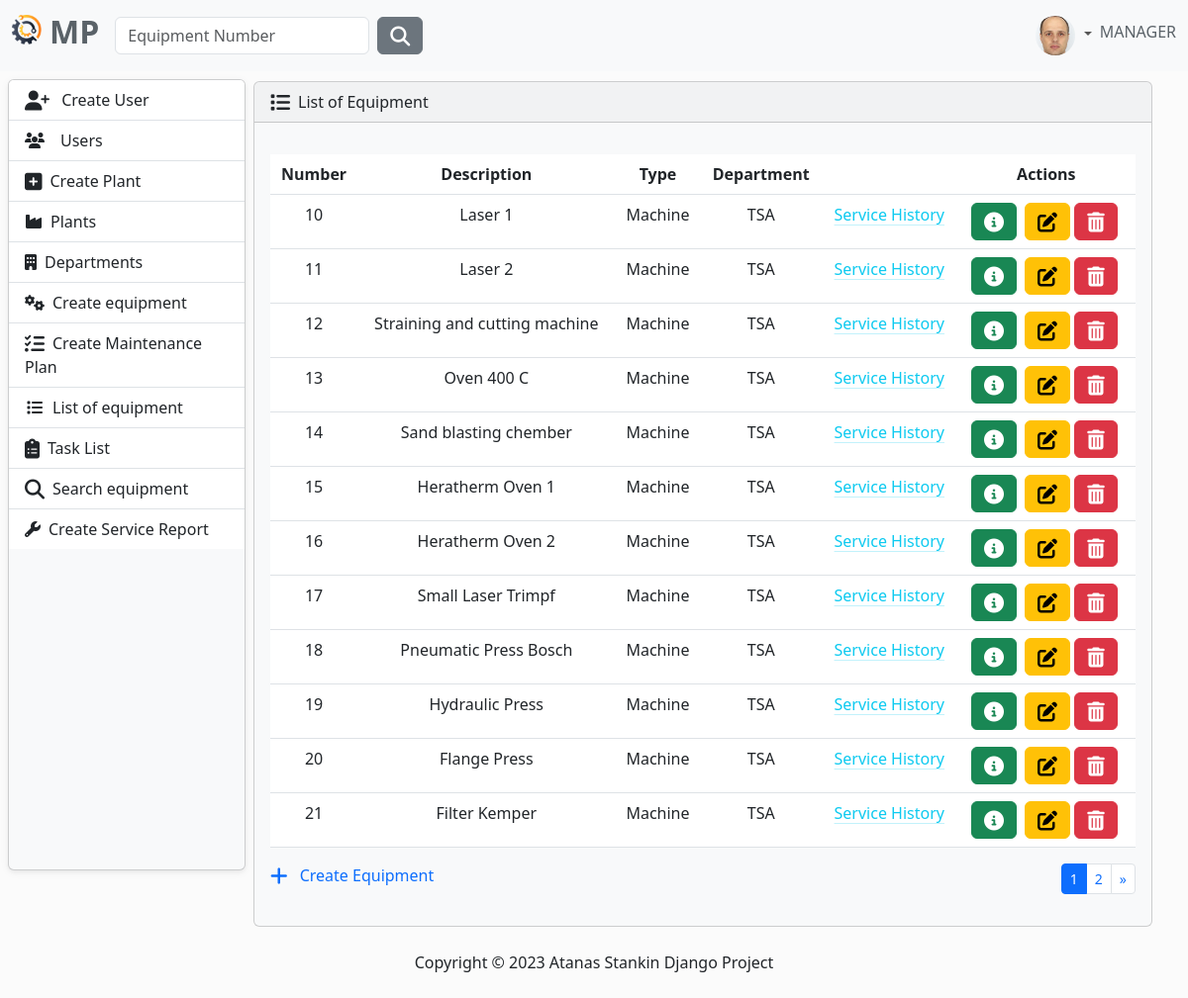
Page /equipment/equipment-list/ (signed in) on the committed database.
### MaintenancePlanner/accounts/models.py (models this page shows, shortened)
class AppUser(AbstractUser, PermissionsMixin):
    username = models.CharField(
        max_length=30,
        validators=[
            MinLengthValidator(4),
        ],
        unique=True,
    )
    first_name = models.CharField(
        max_length=30,
        validators=[
            MinLengthValidator(2),
            user_name_validator,
        ]
    )
    last_name = models.CharField(
        max_length=30,
        validators=[
            MinLengthValidator(2),
            user_name_validator,
        ]
    )
    email = models.EmailField(unique=True)
    class Role(models.TextChoices):
        MANAGER = "MANAGER", 'Manager'
        SUPERVISOR = "SUPERVISOR", 'Supervisor'
        OPERATOR = "OPERATOR", 'Operator'
    role = models.CharField(max_length=50, choices=Role.choices)

class Profile(models.Model):
    user = models.OneToOneField(AppUser, on_delete=models.CASCADE)
    image = models.ImageField(
        default='images/default.jpg',
        null=True,
        blank=True,
        upload_to='images/'
    )

### MaintenancePlanner/equipment/models.py (models this page shows, shortened)
class Equipment(models.Model):
    description = models.CharField(
        max_length=50,
        validators=[equipment_name_validator],
    )
    type = models.CharField(
        max_length=30,
        choices=TYPE_OF_EQUIPMENT
    )
    acquisition_date = models.DateField(
        blank=True,
        null=True,
        verbose_name='Acquisition Date',
    )
    acquisition_value = models.FloatField(
        blank=True,
        null=True,
        verbose_name='Acquisition Value',
    )
    currency_code = models.CharField(
        max_length=10,
        choices=CURRENCY_CHOICES,
        default='EUR',
    )
    year_of_manufacture = models.PositiveIntegerField(
        verbose_name='Year of Manufacture',
        null=True,
        blank=True,
    )
    manufacturer = models.CharField(
        max_length=30,
        blank=True,
        null=True,
    )
    model_number = models.CharField(
        max_length=30,
        blank=True,
        null=True,
        verbose_name='Model Number'
    )
    part_number = models.CharField(
        max_length=30,
        blank=True,
        null=True,
        verbose_name='Manufacturer Part Number',
    )
    serial_number = models.CharField(
        max_length=30,
        blank=True,
        null=True,
        verbose_name='Manufacturer Serial Number',
    )
    plant = models.ForeignKey(
        to=Plant,
        on_delete=models.CASCADE)
    department = models.ForeignKey(
        to=Department,
        on_delete=models.CASCADE)

### MaintenancePlanner/plant/models.py (models this page shows)
class Department(models.Model):
    name = models.CharField(
        max_length=30,
    )
    plant = models.ForeignKey(
        to=Plant,
        on_delete=models.CASCADE,
    )
    def __str__(self):
        return self.name

### MaintenancePlanner/equipment/views.py (the view)
# urls.py: path('equipment-list/', EquipmentListView.as_view(), name='equipment-list'),
class EquipmentListView(LoginRequiredMixin, ListView):
    model = Equipment
    context_object_name = 'equipment'
    template_name = 'equipment_list.html'
    paginate_by = 12
    def get_queryset(self):
        order_by_param = self.request.GET.get('order_by')
        default_ordering = 'id'
        valid_ordering_fields = ['description', 'type', 'acquisition_date', 'acquisition_value', 'year_of_manufacture']
        ordering = order_by_param if order_by_param in valid_ordering_fields else default_ordering
        return Equipment.objects.order_by(ordering)

### MaintenancePlanner/maintenance_plan/models.py (called while the page is built)
    def __str__(self):
        return self.name

### MaintenancePlanner/equipment/templates/equipment_list.html
{% extends "base.html" %}
{% block content %}
    <div class="row justify-content-center">
        <div class="col-12 ">
            {% include 'partials/equipment.html' %}
        </div>
    </div>
{% endblock %}

### templates/partials/navbar.html (shortened to what this page needs)
{% load static %}
<nav class="navbar navbar-expand-lg bg-light fixed-top" data-bs-theme="light">
    <div class="container-fluid">
        <a class="navbar-brand" href="{% url 'home-page' %}">
            <ul class="navbar-nav ms-auto d-flex flex-row">
                <li><img class="logo me-2" src="{% static 'img/logo.png' %}" alt="logo" height="30"></li>
                <li><h2 style="color: #5a6268; font-weight: bold">MP</h2></li>
            </ul>
        </a>
        <div class="collapse navbar-collapse" id="navbarColor01">
            {% if user.is_authenticated %}
                <form class="d-flex" method=POST action="{% url 'search-equipment' %}">
                    <input class="form-control me-sm-2" type="search" placeholder="Equipment Number"
                           name="number">
                    <button class="btn btn-secondary my-2 my-sm-0" type="submit"><i
                            class="fa-solid fa-magnifying-glass fa-lg"></i></button>
                </form>
            {% endif %}
            <ul class="navbar-nav ms-auto d-flex flex-row">
                {% if not request.user.is_authenticated %}
                    <li class="nav-item">
                        <a class="nav-link" href="{% url 'login' %}"><i
                                class="fa-solid fa-right-to-bracket fa-lg me-2"></i>Sig In
                        </a>
                    </li>
                {% else %}
                    <li class="nav-item dropdown d-flex align-items-center">
                        <div class="btn-group dropdown">
                            <a class="nav-link dropdown-toggle" data-bs-toggle="dropdown" href="#" role="button"
                               aria-haspopup="true" aria-expanded="false">
                                {% if user.profile.image %}
                                    <img src="{{ user.profile.image.url }}" class="rounded-circle" height="40"
                                         loading="lazy"/>
                                {% else %}
                                    <img src="{% static 'img/profile-img.png' %}" class="rounded-circle" height="40"
                                         loading="lazy"/>
                                {% endif %}
                            </a>
                        </div>
                        <h6 style="color: #5a6268">{{ request.user.role }}</h6>
                    </li>
                {% endif %}
            </ul>
        </div>
    </div>
</nav>

### MaintenancePlanner/equipment/templates/partials/equipment.html (shortened to what this page needs)
{% if equipment %}
    <div class="card bg-light ms-1 me-4 mb-4 mt-0">
    <div class="card-header">
        <i class="fa-solid fa-list fa-lg me-2"></i>List of Equipment
    </div>
    <div class="card-body">
        <p class="card-text">
        <div class="table-responsive">
            <table class="table table-hover ">
                <thead class="text-center">
                <tr>
                    <th scope="col">Number</th>
                    <th scope="col">Description</th>
                    <th scope="col">Type</th>
                    <th scope="col">Department</th>
                    <th scope="col"></th>
                    <th scope="col">Actions</th>
                </tr>
                </thead>
                <tbody class="text-center">
                {% for eq in  equipment %}
                    <tr>
                        <td>{{ eq.id }}</td>
                        <td>{{ eq.description }}</td>
                        <td>{{ eq.type }}</td>
                        <td>{{ eq.department }}</td>
                        <td>
                            <a class="link-info link-offset-2 link-underline-opacity-25 link-underline-opacity-100-hover"
                               href="{% url 'service-history' eq.id %}">
                                Service History
                            </a>
                        </td>
                        <td>
                            <button type="button" class="btn btn-success me-1"
                                    href="{% url 'view-equipment' eq.id %}" data-bs-toggle="modal"
                                    data-bs-target="#myModal{{ eq.id }}">
                                <i class="fa-solid fa-circle-info fa-lg"></i>
                            </button>
                            {% if request.user.role == 'MANAGER' or request.user.role == 'SUPERVISOR' %}
                                <a class="btn btn-warning" href="{% url 'edit-equipment' eq.id %}">
                                    <i class="fa-solid fa-pen-to-square fa-lg"></i>
                                </a>
                                <button type="button" class="btn btn-danger me-1"
                                        href="{% url 'delete-equipment' eq.id %}"
                                        data-bs-toggle="modal"
                                        data-bs-target="#myModal2{{ eq.id }}">
                                    <i class="fa-solid fa-trash-can fa-lg"></i>
                                </button>
                            {% endif %}
                        </td>
                    </tr>
                {% endfor %}
                </tbody>
            </table>
            <div>
                <div class='d-flex justify-content-between'>
                    <div>
                        {% if request.user.role == 'MANAGER' or request.user.role == 'SUPERVISOR' %}
                            <a class="link-primary text-decoration-none" href="{% url 'create-equipment' %}">
                                <i class="fa-solid fa-plus fa-lg me-2"></i>
                                Create Equipment
                            </a>
                        {% endif %}
                    </div>
                    <div>
                        {% if is_paginated %}
                            <ul class="pagination pagination-sm">
                                {% for num in page_obj.paginator.page_range %}
                                    {% if page_obj.number == num %}
                                        <li class="page-item active">
                                            <a class="page-link" href="?page={{ num }}">{{ num }}</a>
                                        </li>
                                    {% elif num > page_obj.number|add:'-3' and num < page_obj.number|add:'3' %}
                                        <li class="page-item">
                                            <a class="page-link" href="?page={{ num }}">{{ num }}</a>
                                        </li>
                                    {% endif %}
                                {% endfor %}
                                {% if page_obj.has_next %}
                                    <li class="page-item">
                                        <a class="page-link" href="?page={{ page_obj.next_page_number }}">&raquo;</a>
                                    </li>
                                {% endif %}
                            </ul>
                        {% endif %}
                    </div>
                </div>
            </div>
        </div>
    </div>
{% endif %}

### static/css/body.css (style rules this page uses)
body { background-color: #fbfbfb; }

### rows in the picture
AppUser: profile.image (picture), user.role "MANAGER"
Equipment: id "10", description "Laser 1", type "Machine", department "TSA"
Equipment: id "11", description "Laser 2", type "Machine", department "TSA"
Equipment: id "12", description "Straining and cutting machine", type "Machine", department "TSA"
Equipment: id "13", description "Oven 400 C", type "Machine", department "TSA"
Equipment: id "14", description "Sand blasting chember", type "Machine", department "TSA"
Equipment: id "15", description "Heratherm Oven 1", type "Machine", department "TSA"
Equipment: id "16", description "Heratherm Oven 2", type "Machine", department "TSA"
Equipment: id "17", description "Small Laser Trimpf", type "Machine", department "TSA"
Equipment: id "18", description "Pneumatic Press Bosch", type "Machine", department "TSA"
Equipment: id "19", description "Hydraulic Press", type "Machine", department "TSA"
Equipment: id "20", description "Flange Press", type "Machine", department "TSA"
Equipment: id "21", description "Filter Kemper", type "Machine", department "TSA"

### other values in the picture
{{ num }} "1"
{{ num }} "2"
